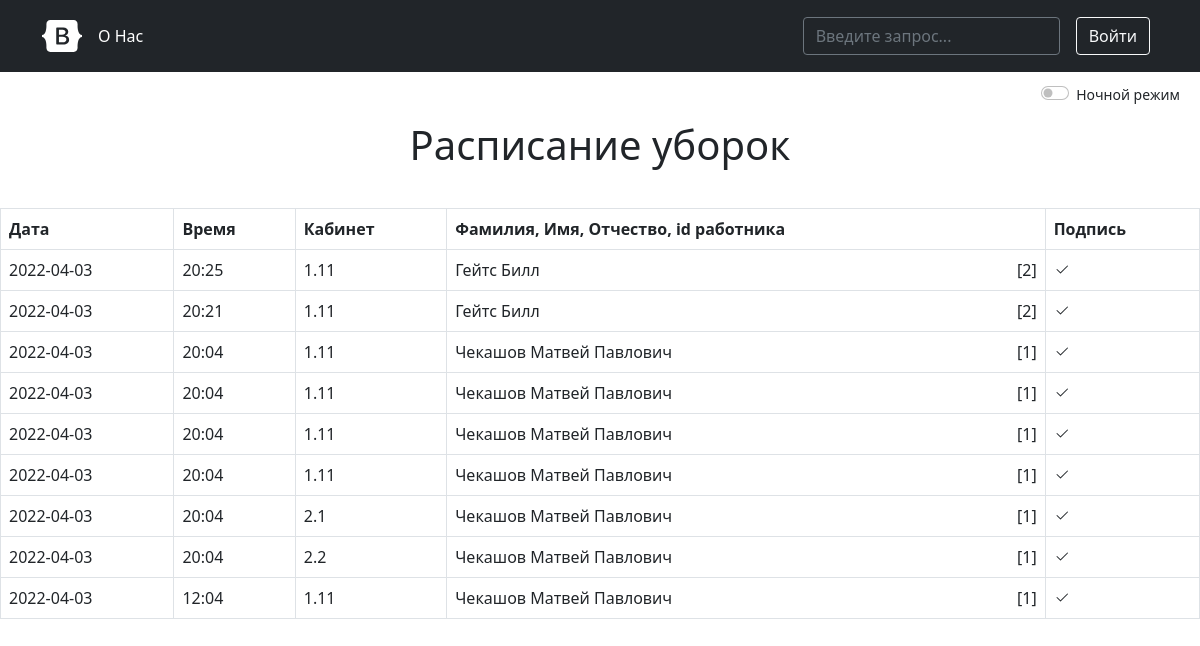
Page /schedules on the committed database.
### models.py (models this page shows, shortened)
class ScheduleCleaning(db.Model):
    id = db.Column(db.Integer, primary_key=True)
    cabinet_id = db.Column(db.Integer, db.ForeignKey('cabinet.id'))
    user_id = db.Column(db.Integer, db.ForeignKey('user.id'))
    created_on = db.Column(db.DateTime, default=datetime.utcnow)
    updated_on = db.Column(db.DateTime, default=datetime.utcnow, onupdate=datetime.utcnow)

class Cabinet(db.Model):
    id = db.Column(db.Integer, primary_key=True)
    number = db.Column(db.String(48), nullable=False)
    created_on = db.Column(db.DateTime, default=datetime.utcnow)
    sc = db.relationship('ScheduleCleaning', backref='cabinet')

class User(db.Model, UserMixin):
    id = db.Column(db.Integer, primary_key=True)
    email = db.Column(db.String(64))
    login = db.Column(db.String(64), unique=True)
    name = db.Column(db.String(64), nullable=False)
    surname = db.Column(db.String(64), nullable=False)
    patronymic = db.Column(db.String(64))
    admin_status = db.Column(db.Boolean, default=False)
    password = db.Column(db.String(128), nullable=False)
    user_sc = db.relationship('ScheduleCleaning', backref='user')
    created_on = db.Column(db.DateTime, default=datetime.utcnow)
    __translate_dict = {'ь': '', 'ъ': '', 'а': 'a', 'б': 'b', 'в': 'v',
                        'г': 'g', 'д': 'd', 'е': 'e', 'ё': 'yo', 'ж': 'zh',
                        'з': 'z', 'и': 'i', 'й': 'y', 'к': 'k', 'л': 'l',
                        'м': 'm', 'н': 'n', 'о': 'o', 'п': 'p', 'р': 'r',
                        'с': 's', 'т': 't', 'у': 'u', 'ф': 'f', 'х': 'h',
                        'ц': 'ts', 'ч': 'ch', 'ш': 'sh', 'щ': 'sch', 'ы': 'yi',
                        'э': 'e', 'ю': 'yu', 'я': 'ya'}
    def login(self):
        pass

### controller.py (the view, shortened to what this page needs)
@app.route('/')
@app.route('/schedules')
def index():
    search = request.args.get('query')
    schedules = ScheduleCleaning.query.order_by(ScheduleCleaning.created_on.desc()).all()
    return render_template('index.html', schedules=schedules, User=User, Cabinet=Cabinet)

### controller.py (called while the page is built)
@app.after_request
def redirect_to_sign(response):
    if response.status_code == 401:
        return redirect(url_for('login'))
    return response

### templates/index.html (shortened to what this page needs)
<!DOCTYPE html>
<html lang="ru">
<head>
    <link href="https://cdn.jsdelivr.net/npm/bootstrap@5.1.3/dist/css/bootstrap.min.css" rel="stylesheet"
>
    <link type="text/css" rel="stylesheet" href="{{ url_for('static', filename='css/index.css') }}">
</head>
<body id="body">
{% include 'template/headers.html' %}
<div class="form-check form-switch" id="color_mode">
    <label style="float: right">
        <small>
            <input class="form-check-input" type="checkbox" id="ColorBackgroundMode"
                   onchange="controlColorBackgroundMode()">
            <label class="form-check-label" for="ColorBackgroundMode">Ночной режим</label>
        </small>
    </label>
</div>
<center><h1>Расписание уборок</h1></center>
<br>
<table class="table table-hover table-bordered">
    <tr>
        <th>Дата</th>
        <th>Время</th>
        <th>Кабинет</th>
        <th>Фамилия, Имя, Отчество, <span data-tooltip="Уникальный идентификатор пользователя">id</span> работника
        </th>
        <th>Подпись</th>
    </tr>
    {% for schedule in schedules %}
    {% set user = User.query.filter_by(id=schedule.user_id).first() %}
    {% set cabinet = Cabinet.query.filter_by(id=schedule.cabinet_id).first() %}
    <tr>
        <td>{{ schedule.created_on.strftime('%Y-%m-%d') }}</td>
        <td>{{ schedule.created_on.strftime('%H:%M') }}</td>
        <td>{{ cabinet.number }}</td>
        <td>{{ user.surname }} {{ user.name }} {{ user.patronymic }}<label id="id_worker"
                                                                           data-tooltip="Нажмите для детального просмотра"
                                                                           onclick="alert(
                                                                                   '{{ user.name }} {{ user.surname }} {{ user.patronymic }}, {{ user.email }}' +
                                                                                    '')">
            [{{ user.id }}]
        </label>
        </td>
        <td>
            <svg width="1em" height="1em" viewBox="0 0 16 16" class="bi bi-check2" fill="currentColor"
                 xmlns="http://www.w3.org/2000/svg">
                <path fill-rule="evenodd"
                      d="M13.854 3.646a.5.5 0 0 1 0 .708l-7 7a.5.5 0 0 1-.708 0l-3.5-3.5a.5.5 0 1 1 .708-.708L6.5 10.293l6.646-6.647a.5.5 0 0 1 .708 0z"/>
            </svg>
        </td>
    </tr>
    {% endfor %}
</table>
</body>
</html>

### templates/template/headers.html (shortened to what this page needs)
<head>
    <link href="https://cdn.jsdelivr.net/npm/bootstrap@5.1.3/dist/css/bootstrap.min.css" rel="stylesheet"
>
    <link href="{{ url_for('static', filename='css/headers.css') }}" rel="stylesheet">
</head>
<div id="site-head">
    <main class="site-header">
        <header class="p-3 bg-dark text-white">
            <div class="container">
                <div class="d-flex flex-wrap align-items-center justify-content-center justify-content-lg-start">
                    <a href="{{ url_for('index') }}"
                       class="d-flex align-items-center mb-2 mb-lg-0 text-white text-decoration-none">
                        <svg class="bi me-2" width="40" height="32" role="img" aria-label="Bootstrap">
                            <use xlink:href="#bootstrap"/>
                        </svg>
                    </a>
                    <ul class="nav col-12 col-lg-auto me-lg-auto mb-2 justify-content-center mb-md-0">
                        <li><a href="#" class="nav-link px-2 text-white">О Нас</a></li>
                    </ul>
                    <form class="col-12 col-lg-auto mb-3 mb-lg-0 me-lg-3" action="{{ url_for('index')}}">
                        <input type="search" class="form-control form-control-dark" placeholder="Введите запрос..."
                               aria-label="Поиск" name="query">
                    </form>
                    <div class="text-end">
                        {% if not current_user.is_authenticated %}
                        <button type="button" class="btn btn-outline-light me-2"
                                onclick="location.href=`{{ url_for('login') }}`">Войти
                        </button>
                        {% else %}
                        <button type="button" class="btn btn-outline-light me-2"
                                onclick="location.href=`{{ url_for('logout') }}`">Выйти
                        </button>
                        {% endif %}
                    </div>
                </div>
            </div>
        </header>
    </main>
</div>

### static/css/index.css (style rules this page uses)
body { background: white; }
center { margin-top: 15px; padding-bottom: 7px; }
#id_worker { float: right; }
#color_mode { margin-right: 20px; margin-top: 10px; }
[data-tooltip] { position: relative; }
[data-tooltip]::after { content: attr(data-tooltip); position: absolute; width: 116px; left: 0; top: 0; background: #3989c9; color: #fff; padding: 0.5em; box-shadow: 2px 2px 5px rgba(0, 0, 0, 0.3); pointer-events: none; opacity: 0; transition: 1s; font-size: 55%; border-radius: 7px; }

### static/css/headers.css (style rules this page uses)
.form-control-dark { color: #fff; background-color: var(--bs-dark); border-color: var(--bs-gray); }
.bi { vertical-align: -.125em; fill: currentColor; }

### rows in the picture
ScheduleCleaning: created_on "2022-04-03", created_on "20:25"
Cabinet: number "1.11"
User: surname "Гейтс", name "Билл", id "2"
ScheduleCleaning: created_on "2022-04-03", created_on "20:21"
ScheduleCleaning: created_on "2022-04-03", created_on "20:04"
User: surname "Чекашов", name "Матвей", patronymic "Павлович", id "1"
ScheduleCleaning: created_on "2022-04-03", created_on "20:04"
ScheduleCleaning: created_on "2022-04-03", created_on "20:04"
ScheduleCleaning: created_on "2022-04-03", created_on "20:04"
ScheduleCleaning: created_on "2022-04-03", created_on "20:04"
Cabinet: number "2.1"
ScheduleCleaning: created_on "2022-04-03", created_on "20:04"
Cabinet: number "2.2"
ScheduleCleaning: created_on "2022-04-03", created_on "12:04"
